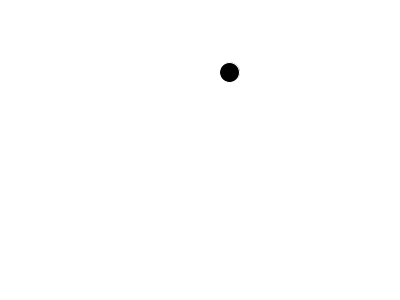
Frame 1 (no input)
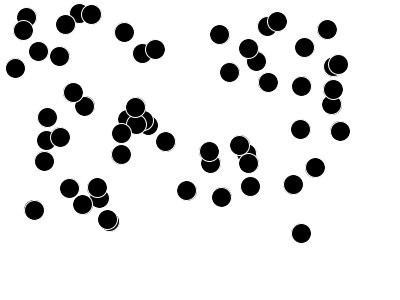
Frame 60 (the mouse pressed at the canvas centre just before this capture)
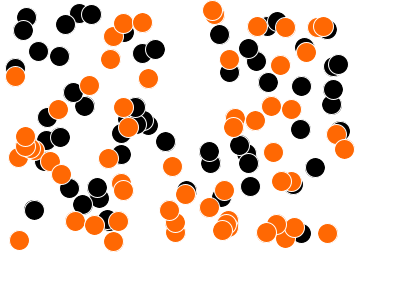
Frame 120 (the mouse held since frame 60 and released just before this capture)

The Processing sketch that drew these frames (run headless with seeded random() and noise(); from frame 60 on, the mouse is pressed at the canvas centre):

// Processing sketch: processing_26101
// ── processing_26101.pde

//Melissa Hunt 2011

// Lesson Four Project
// Take the Class you made in Lesson Th ree and make an array of objects from that class.
// Can you make the objects react to the mouse?


//INITIAL SETTINGS
void setup(){
  size (400, 300);
  background (255);
  stroke (255);
  fill (0);
  smooth ();  
}

//REPEAT
void draw(){
  drawCircle(20,20);
  
}

//EVENT HANDLERS
void mousePressed(){
  fill (255,104,3);
  drawCircle(100,100);
  
}

void keyPressed(){
  
 drawCircle (50,50); 
}


//CUSTOM FUNCTIONS
void drawCircle(int CircleWidth, int CircleHeight){
  float xPos = random(10,350);
  float yPos = random(10,250);
  ellipse(xPos, yPos, CircleWidth, CircleHeight);
}
